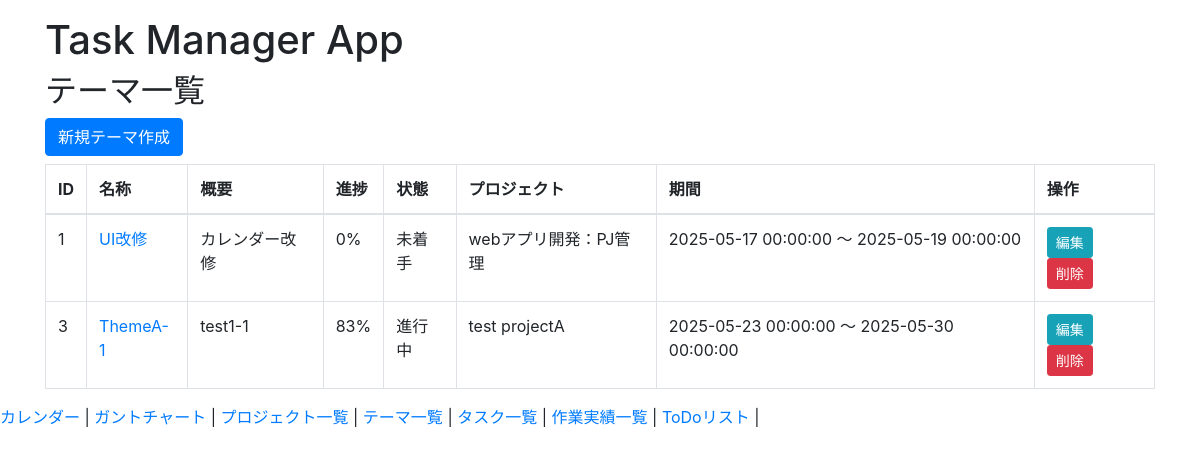
Page /themes on the committed database.
### app.py (models this page shows)
class Theme(db.Model):
    id = db.Column(db.Integer, primary_key=True)
    project_id = db.Column(db.Integer, db.ForeignKey('project.id'), nullable=True)
    name = db.Column(db.String(100))
    description = db.Column(db.String(500))
    detail = db.Column(db.String(1000))
    progress = db.Column(db.Integer, default=0)
    scheduled_start = db.Column(db.DateTime)
    scheduled_end = db.Column(db.DateTime)
    duration_plan = db.Column(db.Float)
    start_dt_actual = db.Column(db.DateTime)
    end_dt_actual = db.Column(db.DateTime)
    duration_actual = db.Column(db.Float)
    status = db.Column(db.String(20), default='未着手')
    label = db.Column(db.String(100))
    project = db.relationship('Project', backref=db.backref('themes', lazy=True))

class Project(db.Model):
    id = db.Column(db.Integer, primary_key=True)
    name = db.Column(db.String(100))
    description = db.Column(db.String(500))
    progress = db.Column(db.Integer, default=0)
    status = db.Column(db.String(20), default='未着手')
    scheduled_start = db.Column(db.Date)
    scheduled_end = db.Column(db.Date)
    start_date_actual = db.Column(db.Date)
    end_date_actual = db.Column(db.Date)
    label = db.Column(db.String(100))
    color = db.Column(db.String(7), default=None)  # HEX "#AABBCC"

### app.py (the view)
@app.route('/themes')
def list_themes():
    themes = Theme.query.all()
    projects = {pj.id: pj for pj in Project.query.all()}
    return render_template('theme_list.html', themes=themes, projects=projects)

### templates/theme_list.html
{% extends 'base.html' %}
{% block content %}
<h2>テーマ一覧</h2>
<a href="{{ url_for('new_theme') }}" class="btn btn-primary mb-2">新規テーマ作成</a>
<table class="table table-bordered">
  <thead>
    <tr>
      <th>ID</th><th>名称</th><th>概要</th><th>進捗</th><th>状態</th><th>プロジェクト</th><th>期間</th><th>操作</th>
    </tr>
  </thead>
  <tbody>
    {% for th in themes %}
    <tr>
      <td>{{ th.id }}</td>
      <td><a href="{{ url_for('theme_detail', theme_id=th.id) }}">{{ th.name }}</a></td>
      <td>{{ th.description }}</td>
      <td>{{ th.progress }}%</td>
      <td>{{ th.status }}</td>
      <td>
        {{ th.project.name if th.project_id and projects[th.project_id] else '' }}
      </td>
      <td>
        {{ th.scheduled_start or '' }} ～ {{ th.scheduled_end or '' }}
      </td>
      <td>
        <a href="{{ url_for('edit_theme', theme_id=th.id) }}" class="btn btn-sm btn-info">編集</a>
        <a href="{{ url_for('delete_theme', theme_id=th.id) }}" class="btn btn-sm btn-danger"
           onclick="return confirm('本当に削除しますか？')">削除</a>
      </td>
    </tr>
    {% endfor %}
  </tbody>
</table>
{% endblock %}

### templates/base.html (shortened to what this page needs)
<!DOCTYPE html>
<html lang="ja">
<head>
  <link rel="stylesheet" href="https://cdn.jsdelivr.net/npm/frappe-gantt/dist/frappe-gantt.css">
  <link rel="stylesheet" href="https://cdn.jsdelivr.net/npm/bootstrap@4.6.2/dist/css/bootstrap.min.css">
  <link href="https://cdn.jsdelivr.net/npm/fullcalendar@5.11.5/main.min.css" rel="stylesheet">
</head>
<body>
  <div class="container mt-3">
    <h1>Task Manager App</h1>
    {% block content %}{% endblock %}
  </div>
  <nav>
  <a href="{{ url_for('calendar_view') }}">カレンダー</a> |
  <a href="{{ url_for('gantt_chart') }}">ガントチャート</a> |
  <a href="{{ url_for('list_projects') }}">プロジェクト一覧</a> |
  <a href="{{ url_for('list_themes') }}">テーマ一覧</a> |
  <a href="{{ url_for('list_tasks') }}">タスク一覧</a> |
  <a href="{{ url_for('worklogs') }}">作業実績一覧</a> |
  <a href="{{ url_for('todo_list') }}">ToDoリスト</a> |
</nav>
</body>
</html>

### rows in the picture
Theme: id "1", name "UI改修", description "カレンダー改修", progress "0", status "未着手", project "webアプリ開発：PJ管理", scheduled_start "2025-05-17 00:00:00", scheduled_end "2025-05-19 00:00:00"
Theme: id "3", name "ThemeA-1", description "test1-1", progress "83", status "進行中", project "test projectA", scheduled_start "2025-05-23 00:00:00", scheduled_end "2025-05-30 00:00:00"
